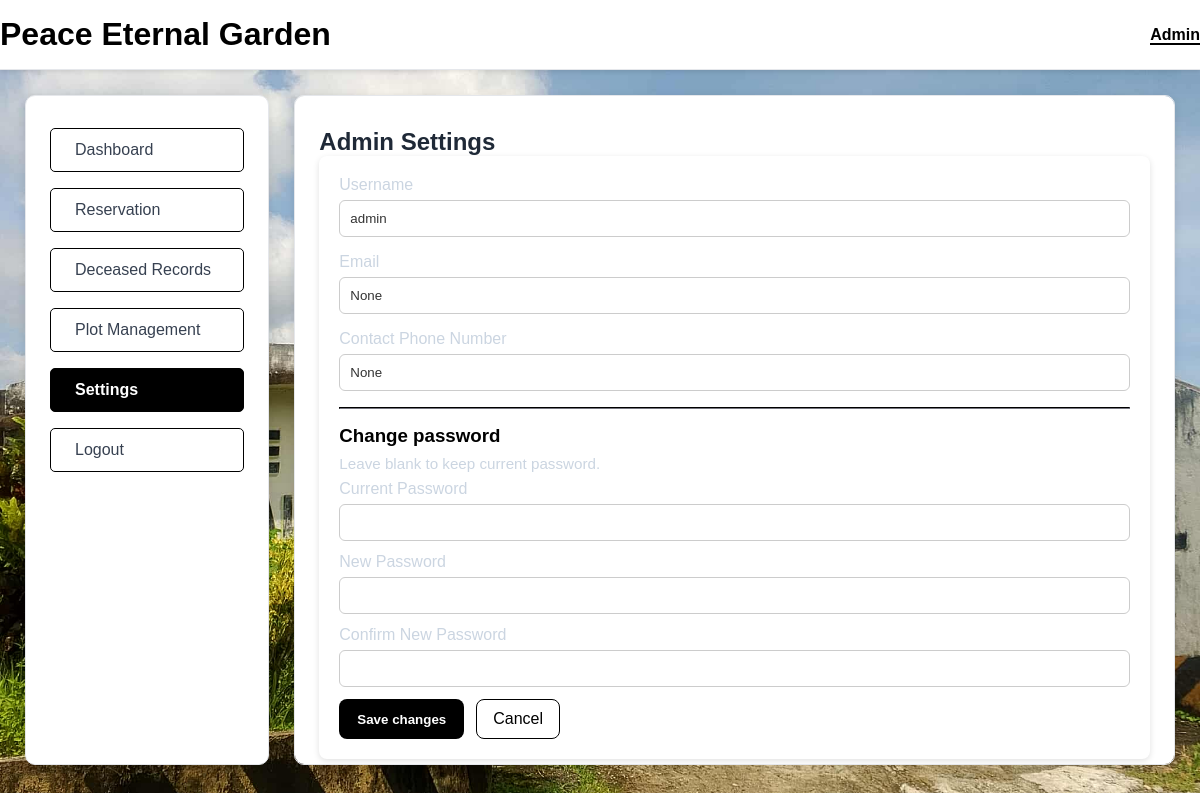
Screenshot of /admin/settings (signed in) with the database file from the repository.
### web.py (models this page shows)
class Admin(db.Model):
    id = db.Column(db.Integer, primary_key=True)
    username = db.Column(db.String(80), unique=True, nullable=False)
    password_hash = db.Column(db.String(256), nullable=False)
    email = db.Column(db.String(120), unique=False, nullable=True)
    phone = db.Column(db.String(50), nullable=True)

### web.py (the view, shortened to what this page needs)
@app.route('/admin/settings', methods=['GET', 'POST'])
def admin_settings():
    if not session.get('admin_id'):
        flash('Please log in as admin.', 'danger')
        return redirect(url_for('admin_login'))
    admin = Admin.query.get(session.get('admin_id'))
    if not admin:
        flash('Admin account not found.', 'danger')
        return redirect(url_for('admin_login'))
    return render_template('admin/settings.html', admin=admin)

### web.py (called while the page is built, shortened)
@app.context_processor
def inject_notifications():
    user_id = session.get('user_id')
    if not user_id:
        return {}

### templates/admin/settings.html (shortened to what this page needs)
<!DOCTYPE html>
<html lang="en">
<head>
</head>
<body>
<header>
    <div class="container header-flex">
        <h1 style="color: #000000;">Peace Eternal Garden</h1>
        <nav>
            <a href="login.html" class="active">Admin</a>
        </nav>
    </div>
</header>
<section class="parent-section">
    {% include 'partials/admin_sidebar.html' %}
    <div class="right">
        <div class="list-box">
            <div class="overview-section" style="width:100%">
                <h2 class="overview-title">Admin Settings</h2>
                <div style="background:transparent; border-radius:8px; padding:1.25rem; box-shadow:0 2px 6px rgba(0,0,0,0.12); width:100%">
                    <form method="POST" action="{{ url_for('admin_settings') }}">
                        <div style="margin-bottom:1rem;">
                            <label style="display:block; color:#cbd5e1; margin-bottom:6px;">Username</label>
                            <input name="username" value="{{ admin.username if admin else '' }}" style="width:100%; padding:10px; border-radius:6px; border:1px solid #ccc; background:#ffffff; color:#333;" />
                        </div>
                        <div style="margin-bottom:1rem;">
                            <label style="display:block; color:#cbd5e1; margin-bottom:6px;">Email</label>
                            <input name="email" value="{{ admin.email if admin else '' }}" style="width:100%; padding:10px; border-radius:6px; border:1px solid #ccc; background:#ffffff; color:#333;" />
                        </div>
                        <div style="margin-bottom:1rem;">
                            <label style="display:block; color:#cbd5e1; margin-bottom:6px;">Contact Phone Number</label>
                            <input name="phone" value="{{ admin.phone if admin else '' }}" style="width:100%; padding:10px; border-radius:6px; border:1px solid #ccc; background:#ffffff; color:#333;" />
                        </div>
                        <hr style="border-color:#27272a; margin:16px 0;" />
                        <h3 style="color:#000000; margin-bottom:8px;">Change password</h3>
                        <p style="color:#cbd5e1; margin-bottom:8px; font-size:0.95rem;">Leave blank to keep current password.</p>
                        <div style="margin-bottom:0.75rem;">
                            <label style="display:block; color:#cbd5e1; margin-bottom:6px;">Current Password</label>
                            <input type="password" name="current_password" style="width:100%; padding:10px; border-radius:6px; border:1px solid #ccc; background:#ffffff; color:#333;" />
                        </div>
                        <div style="margin-bottom:0.75rem;">
                            <label style="display:block; color:#cbd5e1; margin-bottom:6px;">New Password</label>
                            <input type="password" name="new_password" style="width:100%; padding:10px; border-radius:6px; border:1px solid #ccc; background:#ffffff; color:#333;" />
                        </div>
                        <div style="margin-bottom:0.75rem;">
                            <label style="display:block; color:#cbd5e1; margin-bottom:6px;">Confirm New Password</label>
                            <input type="password" name="confirm_password" style="width:100%; padding:10px; border-radius:6px; border:1px solid #ccc; background:#ffffff; color:#333;" />
                        </div>
                        <div style="display:flex; gap:12px; margin-top:12px;">
                            <button type="submit" style="background:#000000; color:#ffffff; border:none; padding:10px 18px; border-radius:8px; font-weight:bold;">Save changes</button>
                            <a href="{{ url_for('admin_dashboard') }}" style="background:transparent; color:#000000; border:1px solid #000000; padding:10px 16px; border-radius:8px; text-decoration:none; display:inline-block;">Cancel</a>
                        </div>
                    </form>
                </div>
            </div>
        </div>
    </div>
</section>
</body>
</html>

### rows the page displays
Admin: username "admin", email "None", phone "None"
